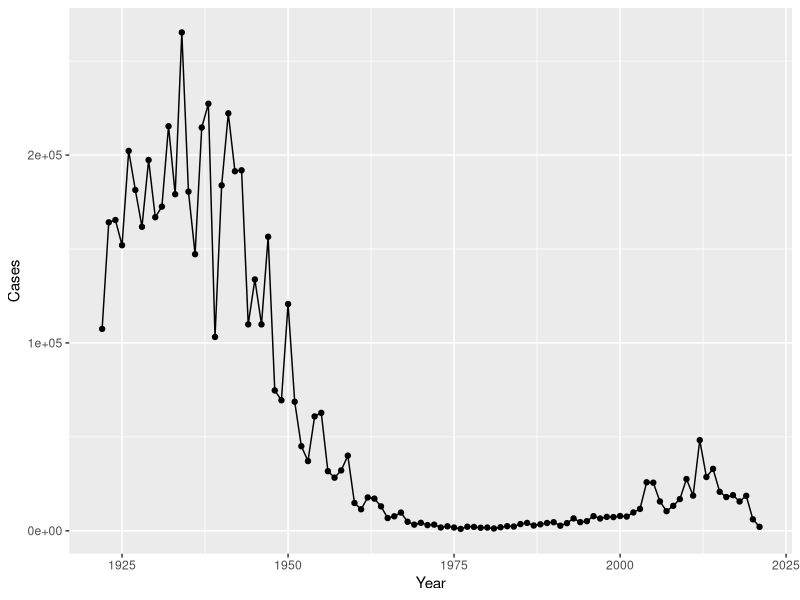
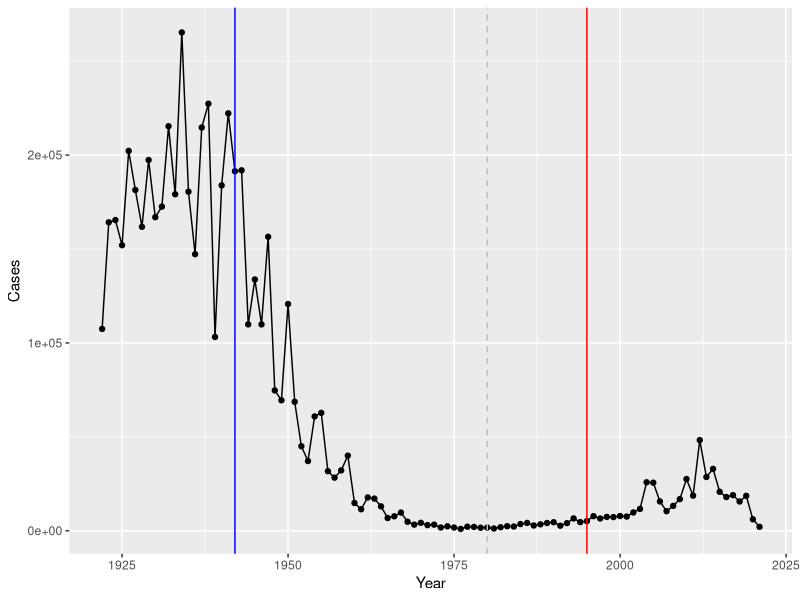

Generate these figures, in order, with R: (Note: this script raises an error after producing the figures.)
## ---- chunk 1
cdc <- data.frame(
                                 Year = c(1922L,1923L,1924L,1925L,
                                          1926L,1927L,1928L,1929L,1930L,1931L,
                                          1932L,1933L,1934L,1935L,1936L,
                                          1937L,1938L,1939L,1940L,1941L,1942L,
                                          1943L,1944L,1945L,1946L,1947L,
                                          1948L,1949L,1950L,1951L,1952L,
                                          1953L,1954L,1955L,1956L,1957L,1958L,
                                          1959L,1960L,1961L,1962L,1963L,
                                          1964L,1965L,1966L,1967L,1968L,1969L,
                                          1970L,1971L,1972L,1973L,1974L,
                                          1975L,1976L,1977L,1978L,1979L,1980L,
                                          1981L,1982L,1983L,1984L,1985L,
                                          1986L,1987L,1988L,1989L,1990L,
                                          1991L,1992L,1993L,1994L,1995L,1996L,
                                          1997L,1998L,1999L,2000L,2001L,
                                          2002L,2003L,2004L,2005L,2006L,2007L,
                                          2008L,2009L,2010L,2011L,2012L,
                                          2013L,2014L,2015L,2016L,2017L,2018L,
                                          2019L,2020L,2021L),
                                Cases = c(107473,164191,165418,152003,  
                                          202210,181411,161799,197371,
                                          166914,172559,215343,179135,265269,
                                          180518,147237,214652,227319,103188,
                                          183866,222202,191383,191890,109873,
                                          133792,109860,156517,74715,69479,
                                          120718,68687,45030,37129,60886,
                                          62786,31732,28295,32148,40005,
                                          14809,11468,17749,17135,13005,6799,
                                          7717,9718,4810,3285,4249,3036,
                                          3287,1759,2402,1738,1010,2177,2063,
                                          1623,1730,1248,1895,2463,2276,
                                          3589,4195,2823,3450,4157,4570,
                                          2719,4083,6586,4617,5137,7796,6564,
                                          7405,7298,7867,7580,9771,11647,
                                          25827,25616,15632,10454,13278,
                                          16858,27550,18719,48277,28639,32971,
                                          20762,17972,18975,15609,18617,
                                          6124,2116)
       )
## ---- chunk 2
library(ggplot2)

ggplot(cdc) +
  aes(Year, Cases) +
  geom_point() +
  geom_line() 
## ---- chunk 3
ggplot(cdc) +
  aes(Year, Cases) +
  geom_point() +
  geom_line() +
  geom_vline(xintercept = 1942, color = "blue") +
  geom_vline(xintercept = 1980, color = "grey", linetype = 2) +
  geom_vline(xintercept = 1995, color = "red")
## ---- chunk 4
library(jsonlite)

subject <- read_json("https://www.cmi-pb.org/api/subject", simplifyVector = TRUE) 
head(subject)
## ---- chunk 5
table(subject$infancy_vac)
## ---- chunk 6
table(subject$biological_sex)
## ---- chunk 7
table(subject$race)
## ---- chunk 8
table(subject$race, subject$biological_sex)
## ---- chunk 9
specimen <- read_json("http://cmi-pb.org/api/specimen", simplifyVector = TRUE)
head(specimen)
## ---- chunk 10
library(dplyr)

meta <- inner_join(subject, specimen)
head(meta)
## ---- chunk 11
ab <- read_json("http://cmi-pb.org/api/ab_titer", simplifyVector = TRUE)
head(ab)
## ---- chunk 12
abdata <- inner_join(meta, ab)
## ---- chunk 13
dim(abdata)
## ---- chunk 14
table(abdata$isotype)
## ---- chunk 15
table(abdata$visit)
## ---- chunk 16
ig1 <- filter(abdata, isotype == "IgG1", visit!=8)
head(ig1)
## ---- chunk 17
ggplot(ig1) +
  aes(MFI, antigen) +
  geom_boxplot() 
## ---- chunk 18
ggplot(ig1) +
  aes(MFI, antigen) +
  geom_boxplot() + 
  facet_wrap(vars(visit), nrow=2)
## ---- chunk 19
ggplot(ig1) +
  aes(MFI, antigen, col=infancy_vac ) +
  geom_boxplot(show.legend = FALSE) + 
  facet_wrap(vars(visit), nrow=2) +
  theme_bw()
## ---- chunk 20
ggplot(ig1) +
  aes(MFI, antigen, col=infancy_vac ) +
  geom_boxplot(show.legend = FALSE) + 
  facet_wrap(vars(infancy_vac, visit), nrow=2)
## ---- chunk 21
filter(ig1, antigen=="Measles") %>%
  ggplot() +
  aes(MFI, col=infancy_vac) +
  geom_boxplot(show.legend = FALSE) +
  facet_wrap(vars(visit)) +
  theme_bw()
## ---- chunk 22
filter(ig1, antigen== "FIM2/3") %>%
  ggplot() +
  aes(MFI, col=infancy_vac) +
  geom_boxplot(show.legend = FALSE) +
  facet_wrap(vars(visit)) +
  theme_bw()
